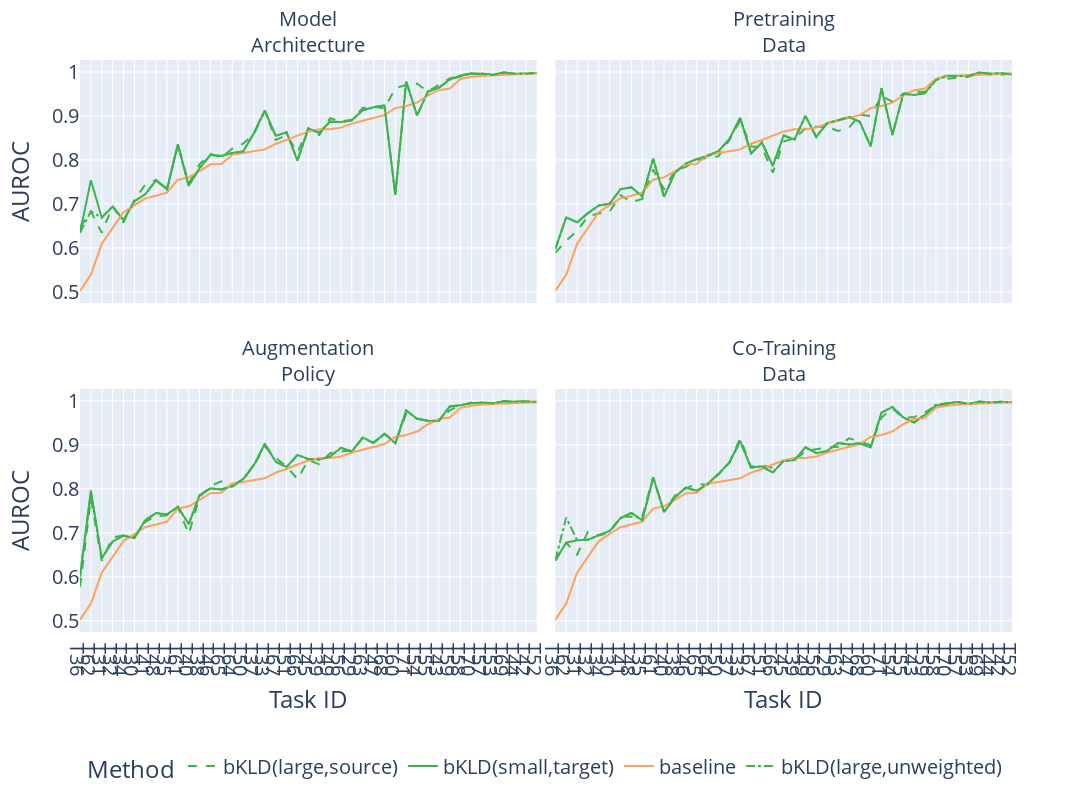

Notebook code cell kept with this figure:
### Markdown cell above
The plot shows mean expectation (over three transfer repetitions) in Balanced Accuracy (BA) for baseline (orange), manual task selection (red) and bKLD(small,target) for all four transfer scenarios (subplots) and all validation tasks (X-axis). Knowledge transfer may improve BA for a lot of tasks. Some tasks (e.g. T71) show especially large impact by knowledge transfer. The validation tasks have been sorted by baseline performance and depict a high heterogeneity (from tough tasks below 50% BA up to close to 99% BA).

### Code cell
get_fig('AUROC', distances=('baseline', 'KLD-PP:NS-W:TS-100-BINS', 'KLD-PP:NS-W:SN-1000-BINS', 'KLD-PP:NS-1000-BINS'))

### Figure 1 — Plotly figure (JSON) as saved in the notebook; plotly's stock layout.template omitted (floating-point values rounded to 4 significant figures)
{"data": [{"hovertemplate": "Method=bKLD(large,source)<br>exp=Model<br>Architecture<br>Task ID=%{x}<br>AUROC=%{y}<extra></extra>", "legendgroup": "bKLD(large,source)", "line": {"color": "rgb(60, 180, 75)", "dash": "dash"}, "marker": {"symbol": "circle"}, "mode": "lines", "name": "bKLD(large,source)", "orientation": "v", "showlegend": true, "x": ["T36", "T62", "T31", "T32", "T34", "T30", "T41", "T48", "T35", "T61", "T40", "T38", "T46", "T65", "T64", "T50", "T37", "T33", "T67", "T51", "T66", "T45", "T39", "T49", "T56", "T29", "T63", "T47", "T68", "T60", "T71", "T54", "T55", "T43", "T59", "T58", "T70", "T57", "T53", "T69", "T44", "T42", "T52"], "xaxis": "x3", "y": [0.647, 0.683, 0.6341, 0.6946, 0.6573, 0.7083, 0.7438, 0.7543, 0.7306, 0.8361, 0.746, 0.7904, 0.8137, 0.805, 0.8259, 0.8369, 0.859, 0.912, 0.8456, 0.8569, 0.8173, 0.8724, 0.8567, 0.8948, 0.8874, 0.8912, 0.9181, 0.9213, 0.917, 0.9631, 0.9707, 0.9738, 0.9555, 0.9709, 0.9857, 0.9919, 0.9969, 0.9965, 0.9933, 0.9997, 0.9953, 0.9975, 0.998], "yaxis": "y3", "type": "scatter"}, {"hovertemplate": "Method=bKLD(large,source)<br>exp=Pretraining<br>Data<br>Task ID=%{x}<br>AUROC=%{y}<extra></extra>", "legendgroup": "bKLD(large,source)", "line": {"color": "rgb(60, 180, 75)", "dash": "dash"}, "marker": {"symbol": "circle"}, "mode": "lines", "name": "bKLD(large,source)", "orientation": "v", "showlegend": false, "x": ["T36", "T62", "T31", "T32", "T34", "T30", "T41", "T48", "T35", "T61", "T40", "T38", "T46", "T65", "T64", "T50", "T37", "T33", "T67", "T51", "T66", "T45", "T39", "T49", "T56", "T29", "T63", "T47", "T68", "T60", "T71", "T54", "T55", "T43", "T59", "T58", "T70", "T57", "T53", "T69", "T44", "T42", "T52"], "xaxis": "x4", "y": [0.5888, 0.6168, 0.638, 0.6719, 0.6781, 0.6828, 0.7201, 0.7043, 0.7115, 0.7782, 0.733, 0.7756, 0.7843, 0.7992, 0.8049, 0.8085, 0.8451, 0.8896, 0.8309, 0.829, 0.7711, 0.8418, 0.8492, 0.8714, 0.8757, 0.8756, 0.8662, 0.8726, 0.9032, 0.9, 0.9451, 0.9327, 0.9505, 0.9554, 0.9549, 0.9838, 0.9848, 0.9873, 0.9895, 0.9973, 0.9942, 0.9936, 0.9978], "yaxis": "y4", "type": "scatter"}, {"hovertemplate": "Method=bKLD(large,source)<br>exp=Augmentation<br>Policy<br>Task ID=%{x}<br>AUROC=%{y}<extra></extra>", "legendgroup": "bKLD(large,source)", "line": {"color": "rgb(60, 180, 75)", "dash": "dash"}, "marker": {"symbol": "circle"}, "mode": "lines", "name": "bKLD(large,source)", "orientation": "v", "showlegend": false, "x": ["T36", "T62", "T31", "T32", "T34", "T30", "T41", "T48", "T35", "T61", "T40", "T38", "T46", "T65", "T64", "T50", "T37", "T33", "T67", "T51", "T66", "T45", "T39", "T49", "T56", "T29", "T63", "T47", "T68", "T60", "T71", "T54", "T55", "T43", "T59", "T58", "T70", "T57", "T53", "T69", "T44", "T42", "T52"], "xaxis": "x", "y": [0.5774, 0.7779, 0.6365, 0.6899, 0.6937, 0.6912, 0.7251, 0.7378, 0.7399, 0.7588, 0.6972, 0.7811, 0.8067, 0.817, 0.8049, 0.8208, 0.8537, 0.8964, 0.8706, 0.8508, 0.8221, 0.8656, 0.8557, 0.8812, 0.8848, 0.8873, 0.9144, 0.9055, 0.9263, 0.9036, 0.9707, 0.9596, 0.9548, 0.9554, 0.9783, 0.99, 0.9965, 0.9936, 0.9935, 0.9996, 0.9987, 0.9983, 0.9981], "yaxis": "y", "type": "scatter"}, {"hovertemplate": "Method=bKLD(large,source)<br>exp=Co-Training<br>Data<br>Task ID=%{x}<br>AUROC=%{y}<extra></extra>", "legendgroup": "bKLD(large,source)", "line": {"color": "rgb(60, 180, 75)", "dash": "dash"}, "marker": {"symbol": "circle"}, "mode": "lines", "name": "bKLD(large,source)", "orientation": "v", "showlegend": false, "x": ["T36", "T62", "T31", "T32", "T34", "T30", "T41", "T48", "T35", "T61", "T40", "T38", "T46", "T65", "T64", "T50", "T37", "T33", "T67", "T51", "T66", "T45", "T39", "T49", "T56", "T29", "T63", "T47", "T68", "T60", "T71", "T54", "T55", "T43", "T59", "T58", "T70", "T57", "T53", "T69", "T44", "T42", "T52"], "xaxis": "x2", "y": [0.6366, 0.6776, 0.6502, 0.7027, 0.6942, 0.7003, 0.7373, 0.7364, 0.7377, 0.8264, 0.7476, 0.7845, 0.8012, 0.8109, 0.8093, 0.8324, 0.8588, 0.915, 0.8501, 0.8538, 0.8478, 0.8644, 0.8655, 0.8849, 0.8902, 0.8941, 0.896, 0.9147, 0.9087, 0.8988, 0.9623, 0.9832, 0.9617, 0.9635, 0.9737, 0.9891, 0.993, 0.9958, 0.993, 0.9987, 0.9968, 0.9976, 0.9957], "yaxis": "y2", "type": "scatter"}, {"hovertemplate": "Method=bKLD(small,target)<br>exp=Model<br>Architecture<br>Task ID=%{x}<br>AUROC=%{y}<extra></extra>", "legendgroup": "bKLD(small,target)", "line": {"color": "rgb(60, 180, 75)", "dash": "solid"}, "marker": {"symbol": "circle"}, "mode": "lines", "name": "bKLD(small,target)", "orientation": "v", "showlegend": true, "x": ["T36", "T62", "T31", "T32", "T34", "T30", "T41", "T48", "T35", "T61", "T40", "T38", "T46", "T65", "T64", "T50", "T37", "T33", "T67", "T51", "T66", "T45", "T39", "T49", "T56", "T29", "T63", "T47", "T68", "T60", "T71", "T54", "T55", "T43", "T59", "T58", "T70", "T57", "T53", "T69", "T44", "T42", "T52"], "xaxis": "x3", "y": [0.6342, 0.754, 0.6687, 0.6942, 0.663, 0.7061, 0.7217, 0.7538, 0.7337, 0.8351, 0.7416, 0.7812, 0.8117, 0.8092, 0.8156, 0.8191, 0.8614, 0.9123, 0.8548, 0.8629, 0.7984, 0.8715, 0.8618, 0.8871, 0.8861, 0.8902, 0.9131, 0.9197, 0.9241, 0.7202, 0.9789, 0.9013, 0.9555, 0.9642, 0.9829, 0.9919, 0.9967, 0.9961, 0.994, 0.9985, 0.9963, 0.9961, 0.998], "yaxis": "y3", "type": "scatter"}, {"hovertemplate": "Method=bKLD(small,target)<br>exp=Pretraining<br>Data<br>Task ID=%{x}<br>AUROC=%{y}<extra></extra>", "legendgroup": "bKLD(small,target)", "line": {"color": "rgb(60, 180, 75)", "dash": "solid"}, "marker": {"symbol": "circle"}, "mode": "lines", "name": "bKLD(small,target)", "orientation": "v", "showlegend": false, "x": ["T36", "T62", "T31", "T32", "T34", "T30", "T41", "T48", "T35", "T61", "T40", "T38", "T46", "T65", "T64", "T50", "T37", "T33", "T67", "T51", "T66", "T45", "T39", "T49", "T56", "T29", "T63", "T47", "T68", "T60", "T71", "T54", "T55", "T43", "T59", "T58", "T70", "T57", "T53", "T69", "T44", "T42", "T52"], "xaxis": "x4", "y": [0.5976, 0.6696, 0.658, 0.679, 0.6963, 0.7005, 0.7336, 0.7377, 0.7168, 0.8027, 0.7161, 0.7711, 0.7915, 0.802, 0.809, 0.8201, 0.8471, 0.8959, 0.8145, 0.8397, 0.7863, 0.8555, 0.8466, 0.9, 0.8525, 0.8836, 0.8904, 0.8974, 0.8869, 0.831, 0.963, 0.8568, 0.9505, 0.9476, 0.9521, 0.9838, 0.9912, 0.9915, 0.9915, 0.9988, 0.996, 0.9969, 0.9945], "yaxis": "y4", "type": "scatter"}, {"hovertemplate": "Method=bKLD(small,target)<br>exp=Augmentation<br>Policy<br>Task ID=%{x}<br>AUROC=%{y}<extra></extra>", "legendgroup": "bKLD(small,target)", "line": {"color": "rgb(60, 180, 75)", "dash": "solid"}, "marker": {"symbol": "circle"}, "mode": "lines", "name": "bKLD(small,target)", "orientation": "v", "showlegend": false, "x": ["T36", "T62", "T31", "T32", "T34", "T30", "T41", "T48", "T35", "T61", "T40", "T38", "T46", "T65", "T64", "T50", "T37", "T33", "T67", "T51", "T66", "T45", "T39", "T49", "T56", "T29", "T63", "T47", "T68", "T60", "T71", "T54", "T55", "T43", "T59", "T58", "T70", "T57", "T53", "T69", "T44", "T42", "T52"], "xaxis": "x", "y": [0.6004, 0.7964, 0.6421, 0.6804, 0.6935, 0.6878, 0.7287, 0.7451, 0.742, 0.7588, 0.72, 0.7855, 0.801, 0.7986, 0.8062, 0.8223, 0.8544, 0.9025, 0.8617, 0.8494, 0.8772, 0.8677, 0.8666, 0.8733, 0.8934, 0.8849, 0.9169, 0.9041, 0.9253, 0.9036, 0.9785, 0.9593, 0.9548, 0.9544, 0.9875, 0.99, 0.995, 0.9964, 0.9947, 0.9994, 0.9978, 0.9989, 0.9974], "yaxis": "y", "type": "scatter"}, {"hovertemplate": "Method=bKLD(small,target)<br>exp=Co-Training<br>Data<br>Task ID=%{x}<br>AUROC=%{y}<extra></extra>", "legendgroup": "bKLD(small,target)", "line": {"color": "rgb(60, 180, 75)", "dash": "solid"}, "marker": {"symbol": "circle"}, "mode": "lines", "name": "bKLD(small,target)", "orientation": "v", "showlegend": false, "x": ["T36", "T62", "T31", "T32", "T34", "T30", "T41", "T48", "T35", "T61", "T40", "T38", "T46", "T65", "T64", "T50", "T37", "T33", "T67", "T51", "T66", "T45", "T39", "T49", "T56", "T29", "T63", "T47", "T68", "T60", "T71", "T54", "T55", "T43", "T59", "T58", "T70", "T57", "T53", "T69", "T44", "T42", "T52"], "xaxis": "x2", "y": [0.6378, 0.6776, 0.6833, 0.6839, 0.6948, 0.704, 0.7335, 0.7453, 0.7283, 0.8257, 0.7475, 0.7808, 0.8028, 0.7955, 0.8111, 0.8342, 0.8597, 0.9087, 0.8482, 0.8512, 0.8371, 0.8636, 0.8653, 0.8945, 0.8814, 0.8858, 0.9044, 0.9012, 0.9038, 0.894, 0.9735, 0.9864, 0.9625, 0.9506, 0.9686, 0.9891, 0.9948, 0.9974, 0.9934, 0.9982, 0.9963, 0.9979, 0.9968], "yaxis": "y2", "type": "scatter"}, {"hovertemplate": "Method=baseline<br>exp=Model<br>Architecture<br>Task ID=%{x}<br>AUROC=%{y}<extra></extra>", "legendgroup": "baseline", "line": {"color": "#FFA15A", "dash": "solid"}, "marker": {"symbol": "circle"}, "mode": "lines", "name": "baseline", "orientation": "v", "showlegend": true, "x": ["T36", "T62", "T31", "T32", "T34", "T30", "T41", "T48", "T35", "T61", "T40", "T38", "T46", "T65", "T64", "T50", "T37", "T33", "T67", "T51", "T66", "T45", "T39", "T49", "T56", "T29", "T63", "T47", "T68", "T60", "T71", "T54", "T55", "T43", "T59", "T58", "T70", "T57", "T53", "T69", "T44", "T42", "T52"], "xaxis": "x3", "y": [0.502, 0.5389, 0.6092, 0.6457, 0.6812, 0.6973, 0.7127, 0.7187, 0.7254, 0.7551, 0.7603, 0.7746, 0.79, 0.7909, 0.8121, 0.8157, 0.8203, 0.824, 0.8368, 0.8452, 0.8554, 0.8643, 0.8699, 0.87, 0.8735, 0.8827, 0.8891, 0.8949, 0.902, 0.9179, 0.9226, 0.9304, 0.947, 0.9587, 0.9624, 0.9842, 0.9892, 0.9918, 0.9927, 0.9952, 0.9957, 0.9964, 0.9967], "yaxis": "y3", "type": "scatter"}, {"hovertemplate": "Method=baseline<br>exp=Pretraining<br>Data<br>Task ID=%{x}<br>AUROC=%{y}<extra></extra>", "legendgroup": "baseline", "line": {"color": "#FFA15A", "dash": "solid"}, "marker": {"symbol": "circle"}, "mode": "lines", "name": "baseline", "orientation": "v", "showlegend": false, "x": ["T36", "T62", "T31", "T32", "T34", "T30", "T41", "T48", "T35", "T61", "T40", "T38", "T46", "T65", "T64", "T50", "T37", "T33", "T67", "T51", "T66", "T45", "T39", "T49", "T56", "T29", "T63", "T47", "T68", "T60", "T71", "T54", "T55", "T43", "T59", "T58", "T70", "T57", "T53", "T69", "T44", "T42", "T52"], "xaxis": "x4", "y": [0.502, 0.5389, 0.6092, 0.6457, 0.6812, 0.6973, 0.7127, 0.7187, 0.7254, 0.7551, 0.7603, 0.7746, 0.79, 0.7909, 0.8121, 0.8157, 0.8203, 0.824, 0.8368, 0.8452, 0.8554, 0.8643, 0.8699, 0.87, 0.8735, 0.8827, 0.8891, 0.8949, 0.902, 0.9179, 0.9226, 0.9304, 0.947, 0.9587, 0.9624, 0.9842, 0.9892, 0.9918, 0.9927, 0.9952, 0.9957, 0.9964, 0.9967], "yaxis": "y4", "type": "scatter"}, {"hovertemplate": "Method=baseline<br>exp=Augmentation<br>Policy<br>Task ID=%{x}<br>AUROC=%{y}<extra></extra>", "legendgroup": "baseline", "line": {"color": "#FFA15A", "dash": "solid"}, "marker": {"symbol": "circle"}, "mode": "lines", "name": "baseline", "orientation": "v", "showlegend": false, "x": ["T36", "T62", "T31", "T32", "T34", "T30", "T41", "T48", "T35", "T61", "T40", "T38", "T46", "T65", "T64", "T50", "T37", "T33", "T67", "T51", "T66", "T45", "T39", "T49", "T56", "T29", "T63", "T47", "T68", "T60", "T71", "T54", "T55", "T43", "T59", "T58", "T70", "T57", "T53", "T69", "T44", "T42", "T52"], "xaxis": "x", "y": [0.502, 0.5389, 0.6092, 0.6457, 0.6812, 0.6973, 0.7127, 0.7187, 0.7254, 0.7551, 0.7603, 0.7746, 0.79, 0.7909, 0.8121, 0.8157, 0.8203, 0.824, 0.8368, 0.8452, 0.8554, 0.8643, 0.8699, 0.87, 0.8735, 0.8827, 0.8891, 0.8949, 0.902, 0.9179, 0.9226, 0.9304, 0.947, 0.9587, 0.9624, 0.9842, 0.9892, 0.9918, 0.9927, 0.9952, 0.9957, 0.9964, 0.9967], "yaxis": "y", "type": "scatter"}, {"hovertemplate": "Method=baseline<br>exp=Co-Training<br>Data<br>Task ID=%{x}<br>AUROC=%{y}<extra></extra>", "legendgroup": "baseline", "line": {"color": "#FFA15A", "dash": "solid"}, "marker": {"symbol": "circle"}, "mode": "lines", "name": "baseline", "orientation": "v", "showlegend": false, "x": ["T36", "T62", "T31", "T32", "T34", "T30", "T41", "T48", "T35", "T61", "T40", "T38", "T46", "T65", "T64", "T50", "T37", "T33", "T67", "T51", "T66", "T45", "T39", "T49", "T56", "T29", "T63", "T47", "T68", "T60", "T71", "T54", "T55", "T43", "T59", "T58", "T70", "T57", "T53", "T69", "T44", "T42", "T52"], "xaxis": "x2", "y": [0.502, 0.5389, 0.6092, 0.6457, 0.6812, 0.6973, 0.7127, 0.7187, 0.7254, 0.7551, 0.7603, 0.7746, 0.79, 0.7909, 0.8121, 0.8157, 0.8203, 0.824, 0.8368, 0.8452, 0.8554, 0.8643, 0.8699, 0.87, 0.8735, 0.8827, 0.8891, 0.8949, 0.902, 0.9179, 0.9226, 0.9304, 0.947, 0.9587, 0.9624, 0.9842, 0.9892, 0.9918, 0.9927, 0.9952, 0.9957, 0.9964, 0.9967], "yaxis": "y2", "type": "scatter"}, {"hovertemplate": "Method=bKLD(large,unweighted)<br>exp=Model<br>Architecture<br>Task ID=%{x}<br>AUROC=%{y}<extra></extra>", "legendgroup": "bKLD(large,unweighted)", "line": {"color": "rgb(60, 180, 75)", "dash": "dashdot"}, "marker": {"symbol": "circle"}, "mode": "lines", "name": "bKLD(large,unweighted)", "orientation": "v", "showlegend": true, "x": ["T36", "T62", "T31", "T32", "T34", "T30", "T41", "T48", "T35", "T61", "T40", "T38", "T46", "T65", "T64", "T50", "T37", "T33", "T67", "T51", "T66", "T45", "T39", "T49", "T56", "T29", "T63", "T47", "T68", "T60", "T71", "T54", "T55", "T43", "T59", "T58", "T70", "T57", "T53", "T69", "T44", "T42", "T52"], "xaxis": "x3", "y": [0.6342, 0.683, 0.6687, 0.6942, 0.663, 0.7061, 0.7217, 0.7538, 0.7337, 0.8351, 0.7416, 0.7812, 0.8117, 0.8092, 0.8156, 0.8191, 0.8614, 0.9123, 0.8548, 0.8629, 0.7984, 0.8715, 0.8618, 0.8871, 0.8861, 0.8902, 0.9131, 0.9197, 0.9241, 0.7202, 0.9789, 0.9013, 0.9555, 0.9642, 0.9829, 0.9906, 0.9967, 0.9961, 0.9931, 0.9987, 0.9963, 0.9961, 0.998], "yaxis": "y3", "type": "scatter"}, {"hovertemplate": "Method=bKLD(large,unweighted)<br>exp=Pretraining<br>Data<br>Task ID=%{x}<br>AUROC=%{y}<extra></extra>", "legendgroup": "bKLD(large,unweighted)", "line": {"color": "rgb(60, 180, 75)", "dash": "dashdot"}, "marker": {"symbol": "circle"}, "mode": "lines", "name": "bKLD(large,unweighted)", "orientation": "v", "showlegend": false, "x": ["T36", "T62", "T31", "T32", "T34", "T30", "T41", "T48", "T35", "T61", "T40", "T38", "T46", "T65", "T64", "T50", "T37", "T33", "T67", "T51", "T66", "T45", "T39", "T49", "T56", "T29", "T63", "T47", "T68", "T60", "T71", "T54", "T55", "T43", "T59", "T58", "T70", "T57", "T53", "T69", "T44", "T42", "T52"], "xaxis": "x4", "y": [0.5976, 0.6696, 0.658, 0.679, 0.6963, 0.7005, 0.7336, 0.7377, 0.7168, 0.8027, 0.7161, 0.7711, 0.7915, 0.802, 0.809, 0.8201, 0.8471, 0.8959, 0.8145, 0.8397, 0.7863, 0.8555, 0.8466, 0.9, 0.8525, 0.8836, 0.8904, 0.8974, 0.8869, 0.831, 0.963, 0.8568, 0.9505, 0.9476, 0.9521, 0.9813, 0.9912, 0.9915, 0.9905, 0.9988, 0.996, 0.9969, 0.9945], "yaxis": "y4", "type": "scatter"}, {"hovertemplate": "Method=bKLD(large,unweighted)<br>exp=Augmentation<br>Policy<br>Task ID=%{x}<br>AUROC=%{y}<extra></extra>", "legendgroup": "bKLD(large,unweighted)", "line": {"color": "rgb(60, 180, 75)", "dash": "dashdot"}, "marker": {"symbol": "circle"}, "mode": "lines", "name": "bKLD(large,unweighted)", "orientation": "v", "showlegend": false, "x": ["T36", "T62", "T31", "T32", "T34", "T30", "T41", "T48", "T35", "T61", "T40", "T38", "T46", "T65", "T64", "T50", "T37", "T33", "T67", "T51", "T66", "T45", "T39", "T49", "T56", "T29", "T63", "T47", "T68", "T60", "T71", "T54", "T55", "T43", "T59", "T58", "T70", "T57", "T53", "T69", "T44", "T42", "T52"], "xaxis": "x", "y": [0.6004, 0.7898, 0.6421, 0.6804, 0.6935, 0.6878, 0.7287, 0.7451, 0.742, 0.7588, 0.72, 0.7855, 0.801, 0.7986, 0.8062, 0.8223, 0.8544, 0.9025, 0.8617, 0.8494, 0.8772, 0.8677, 0.8666, 0.8733, 0.8934, 0.8849, 0.9169, 0.9041, 0.9253, 0.9036, 0.9785, 0.9593, 0.9548, 0.9544, 0.9875, 0.9901, 0.995, 0.9964, 0.9947, 0.9995, 0.9978, 0.9989, 0.9974], "yaxis": "y", "type": "scatter"}, {"hovertemplate": "Method=bKLD(large,unweighted)<br>exp=Co-Training<br>Data<br>Task ID=%{x}<br>AUROC=%{y}<extra></extra>", "legendgroup": "bKLD(large,unweighted)", "line": {"color": "rgb(60, 180, 75)", "dash": "dashdot"}, "marker": {"symbol": "circle"}, "mode": "lines", "name": "bKLD(large,unweighted)", "orientation": "v", "showlegend": false, "x": ["T36", "T62", "T31", "T32", "T34", "T30", "T41", "T48", "T35", "T61", "T40", "T38", "T46", "T65", "T64", "T50", "T37", "T33", "T67", "T51", "T66", "T45", "T39", "T49", "T56", "T29", "T63", "T47", "T68", "T60", "T71", "T54", "T55", "T43", "T59", "T58", "T70", "T57", "T53", "T69", "T44", "T42", "T52"], "xaxis": "x2", "y": [0.6378, 0.7346, 0.6833, 0.6839, 0.6948, 0.704, 0.7335, 0.7453, 0.7283, 0.8257, 0.7475, 0.7808, 0.8028, 0.7955, 0.8111, 0.8342, 0.8597, 0.9087, 0.8482, 0.8512, 0.8371, 0.8636, 0.8653, 0.8945, 0.8814, 0.8858, 0.9044, 0.9012, 0.9038, 0.894, 0.9735, 0.9864, 0.9625, 0.9506, 0.9698, 0.9914, 0.9948, 0.9974, 0.9933, 0.9979, 0.9963, 0.9979, 0.9967], "yaxis": "y2", "type": "scatter"}], "layout": {"xaxis": {"anchor": "y", "domain": [0.0, 0.49], "title": {"text": "Task ID"}, "nticks": 172}, "yaxis": {"anchor": "x", "domain": [0.0, 0.425], "title": {"text": "AUROC"}}, "xaxis2": {"anchor": "y2", "domain": [0.51, 1.0], "matches": "x", "title": {"text": "Task ID"}, "nticks": 172}, "yaxis2": {"anchor": "x2", "domain": [0.0, 0.425], "matches": "y", "showticklabels": false}, "xaxis3": {"anchor": "y3", "domain": [0.0, 0.49], "matches": "x", "showticklabels": false, "nticks": 172}, "yaxis3": {"anchor": "x3", "domain": [0.575, 1.0], "matches": "y", "title": {"text": "AUROC"}}, "xaxis4": {"anchor": "y4", "domain": [0.51, 1.0], "matches": "x", "showticklabels": false, "nticks": 172}, "yaxis4": {"anchor": "x4", "domain": [0.575, 1.0], "matches": "y", "showticklabels": false}, "annotations": [{"font": {}, "showarrow": false, "text": "Augmentation<br>Policy", "x": 0.245, "xanchor": "center", "xref": "paper", "y": 0.425, "yanchor": "bottom", "yref": "paper"}, {"font": {}, "showarrow": false, "text": "Co-Training<br>Data", "x": 0.755, "xanchor": "center", "xref": "paper", "y": 0.425, "yanchor": "bottom", "yref": "paper"}, {"font": {}, "showarrow": false, "text": "Model<br>Architecture", "x": 0.245, "xanchor": "center", "xref": "paper", "y": 1.0, "yanchor": "bottom", "yref": "paper"}, {"font": {}, "showarrow": false, "text": "Pretraining<br>Data", "x": 0.755, "xanchor": "center", "xref": "paper", "y": 1.0, "yanchor": "bottom", "yref": "paper"}], "legend": {"title": {"text": "Method"}, "tracegroupgap": 0, "orientation": "h", "y": -0.2, "xanchor": "center", "x": 0.5}, "margin": {"t": 60}, "font": {"size": 20}, "width": 2000, "height": 800}}
